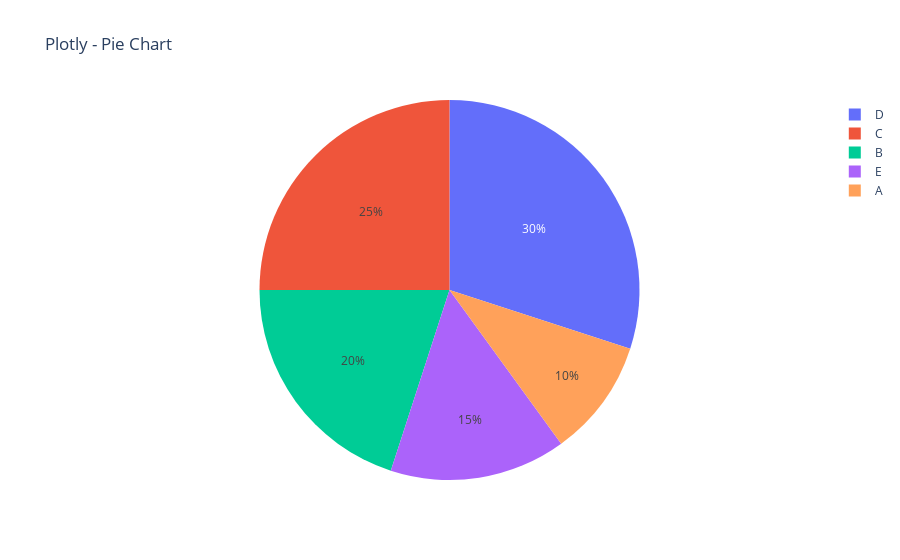

Notebook code cell kept with this figure:
### Code cell
# ====================================================
# 5️⃣ Pie chart (grafico a torta)
# ====================================================
fig = px.pie(values=y, names=categorie, title="Plotly - Pie Chart", hole=0)
fig.show()

### Figure 1 — Plotly figure (JSON) as saved in the notebook; plotly's stock layout.template omitted (floating-point values rounded to 4 significant figures)
{"data": [{"domain": {"x": [0, 1], "y": [0, 1]}, "hole": 0, "hovertemplate": "label=%{label}<br>value=%{value}<extra></extra>", "labels": ["A", "B", "C", "D", "E"], "legendgroup": "", "name": "", "showlegend": true, "type": "pie", "values": [10, 20, 25, 30, 15]}], "layout": {"legend": {"tracegroupgap": 0}, "title": {"text": "Plotly - Pie Chart"}}}
